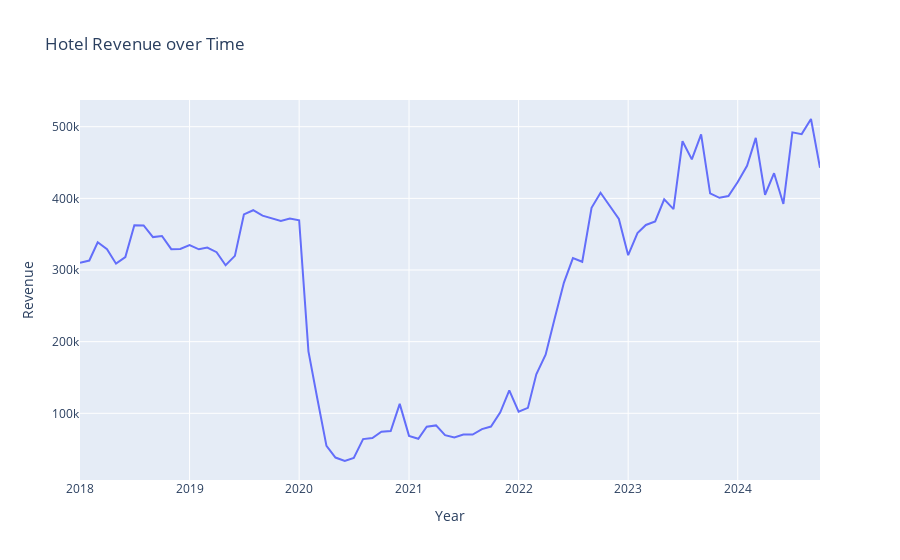

Source (notebook cell):
### Code cell
hotel_stats_df_ = hotel_stats_df[hotel_stats_df['hotels_info'] == 'Hotel Room Revenue'].reset_index()

fig = px.line(hotel_stats_df_, x='date', y='hotels_data', title='Hotel Revenue over Time', labels={'date': 'Year', 'hotels_data': 'Revenue'})
fig.show()
